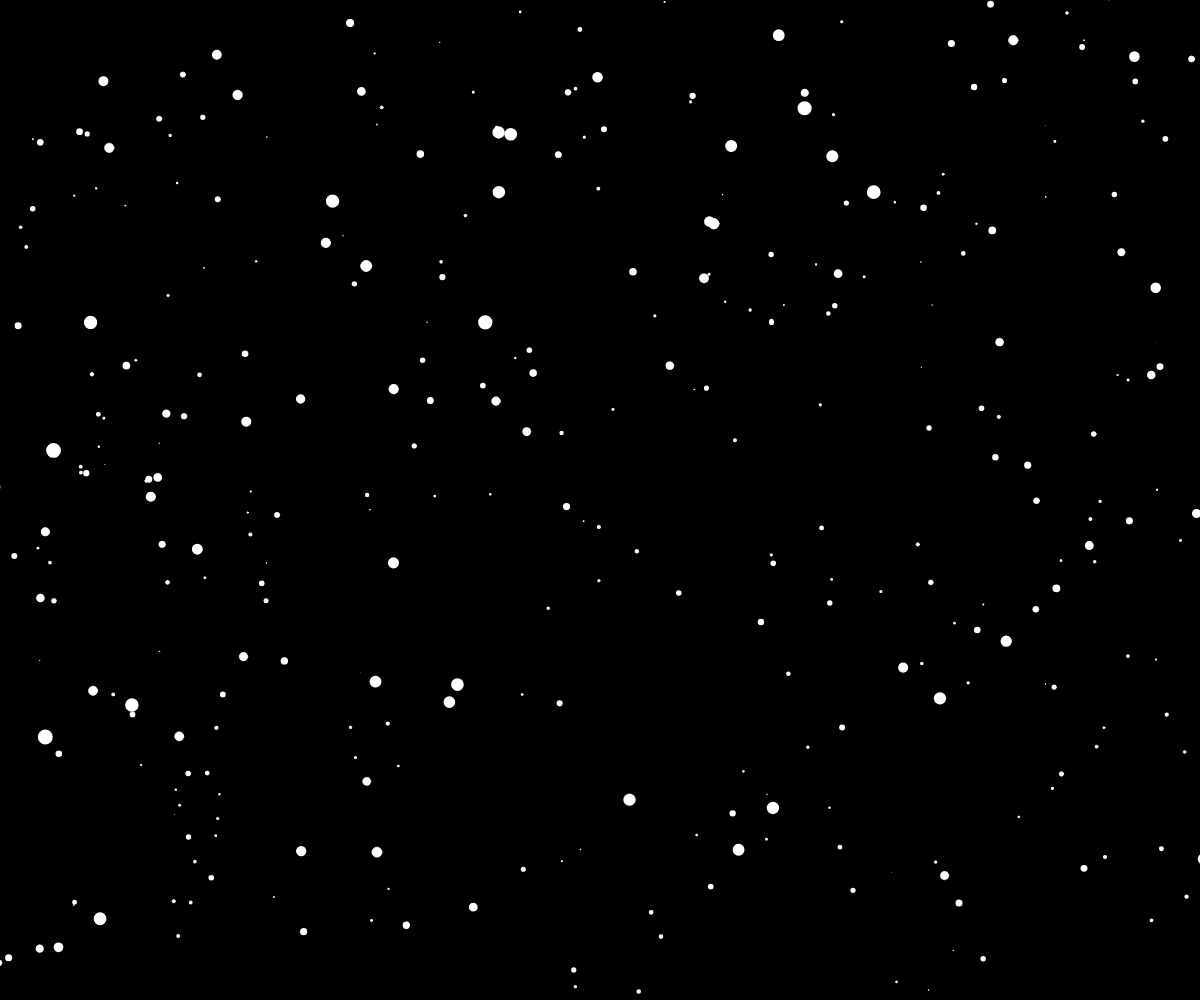
Frame 1 (no input)
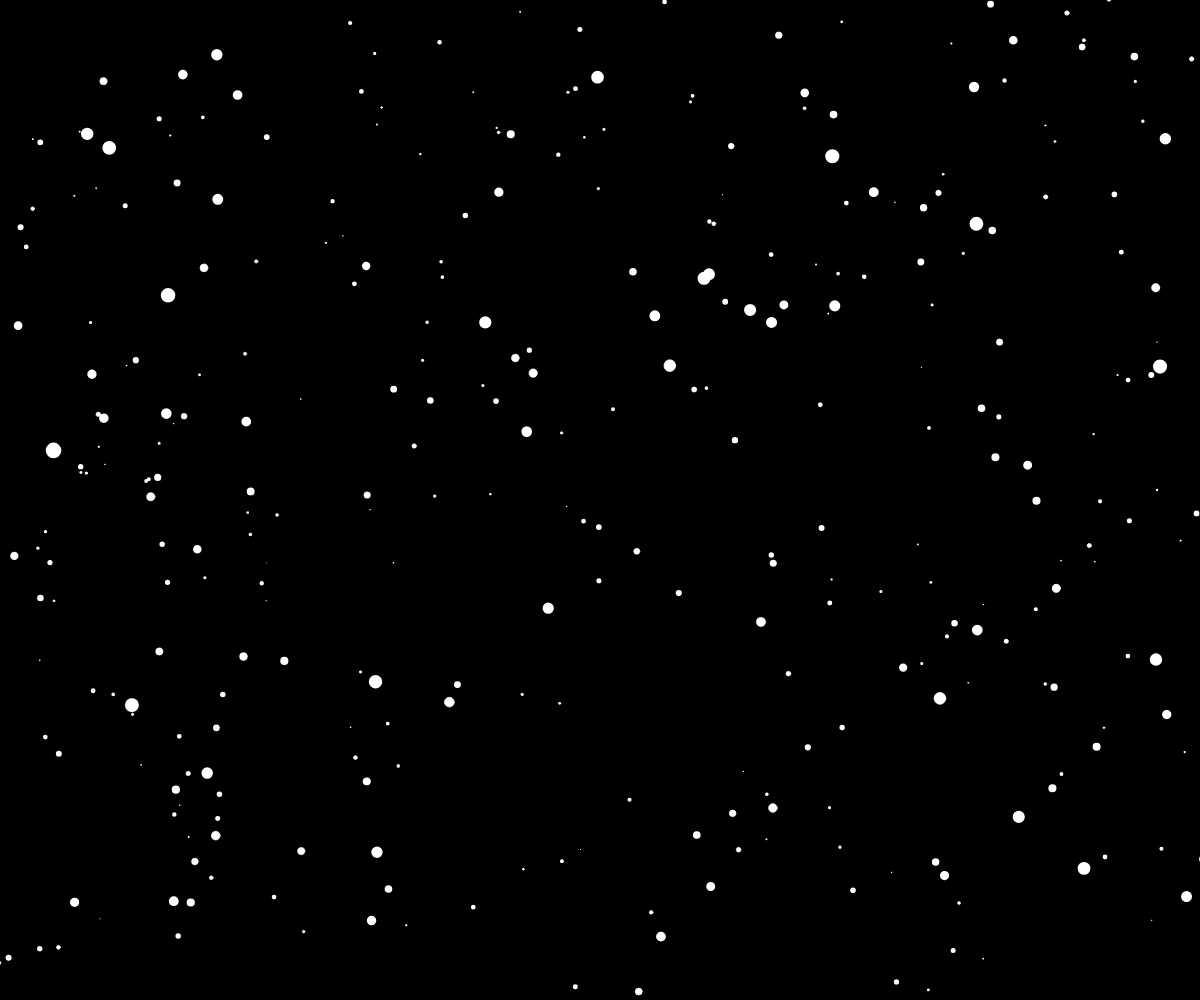
Frame 60 (no input)
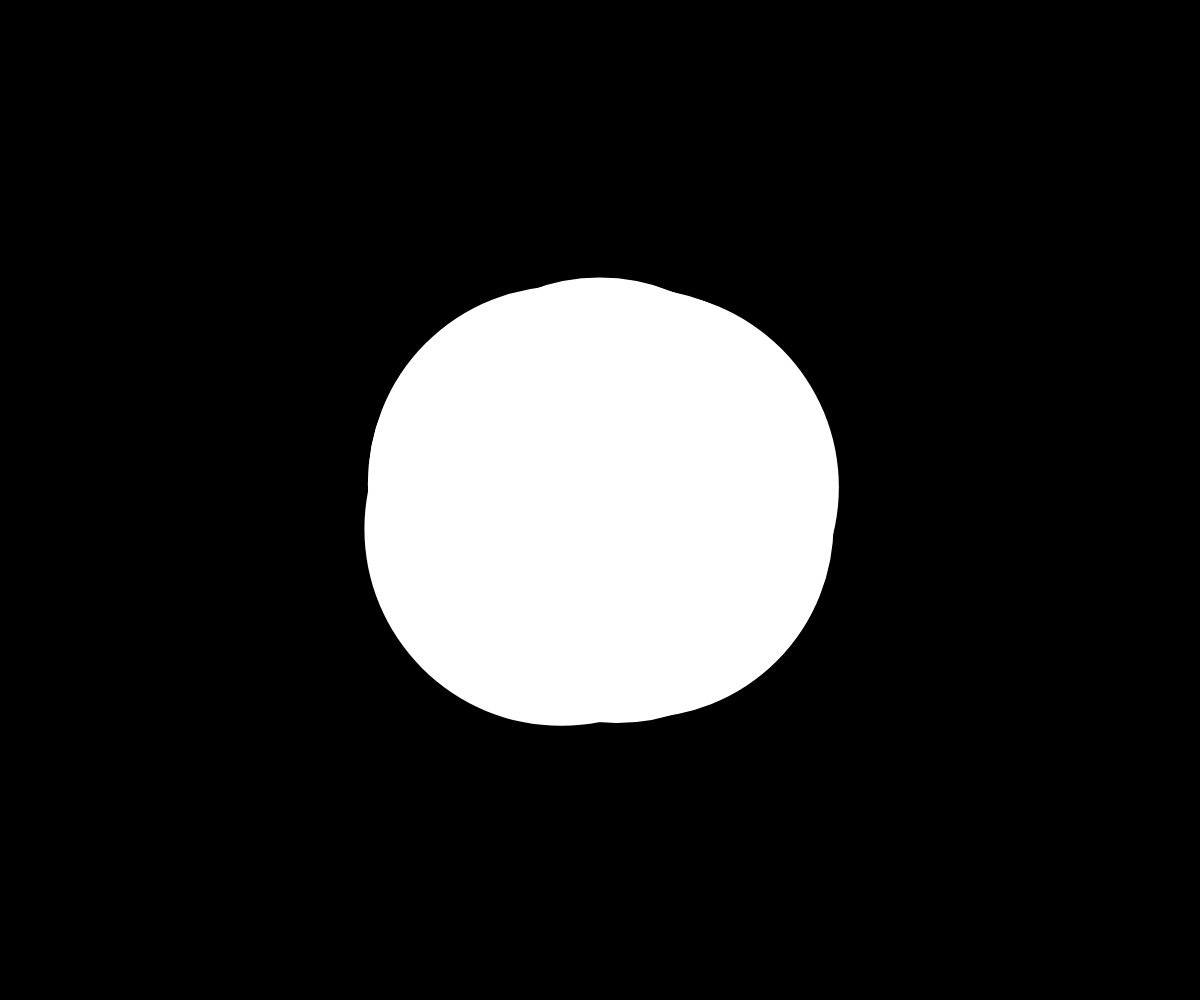
Frame 120 (the mouse pressed at the canvas centre since frame 60)

The p5.js sketch that drew these frames (run headless with seeded random() and noise() and a simulated clock; from frame 60 on, the mouse is pressed at the canvas centre):

// p5.js sketch
// ── sketch.js
const num = 800
const bangs = []

function setup() {
  createCanvas(windowWidth, windowHeight)

  for (let i = 0; i < num; i++) {
    bangs.push(new Bang(function mousePressed() {}))
  }
}

function draw() {
  background(0)

  translate(width / 2, height / 2)

  for (const b of bangs) {
    b.run()
  }
}

function keyPressed() {
  if (key === " ") {
    noLoop()
  }
}

// ── bang.js
class Bang {
  constructor(mousePressed) {
    this.x = random(-width, width)
    this.y = random(-height, height)
    this.z = random(width * 2)
    this.pz = this.z
    this.speed = 0
    this.mousePressed = mousePressed
  }

  update() {
    this.speed = this.mousePressed
      ? tan(frameCount) * mouseX
      : tan(frameCount) * -1 * (mouseX / 2)

    this.z -= this.speed

    if (this.z < 1) {
      this.x = random(-width, width)
      this.y = random(-height, height)
      this.z = random(width * 2)
      this.pz = this.z
    }
  }

  show() {
    stroke(255)
    strokeWeight(random(3))

    const sx = map(this.x / this.z, 0, 1, 0, width)
    const sy = map(this.y / this.z, 0, 1, 0, height)

    const r = random(map(this.z, 0, width, 16, 1))

    const px = map(this.x / this.pz, 0, 1, 0, width)
    const py = map(this.y / this.pz, 0, 1, 0, height)

    this.pz = this.z

    ellipse(sx, sy, r, r)
    line(px, py, sx, sy)
  }

  run() {
    this.update()
    this.show()
  }
}
